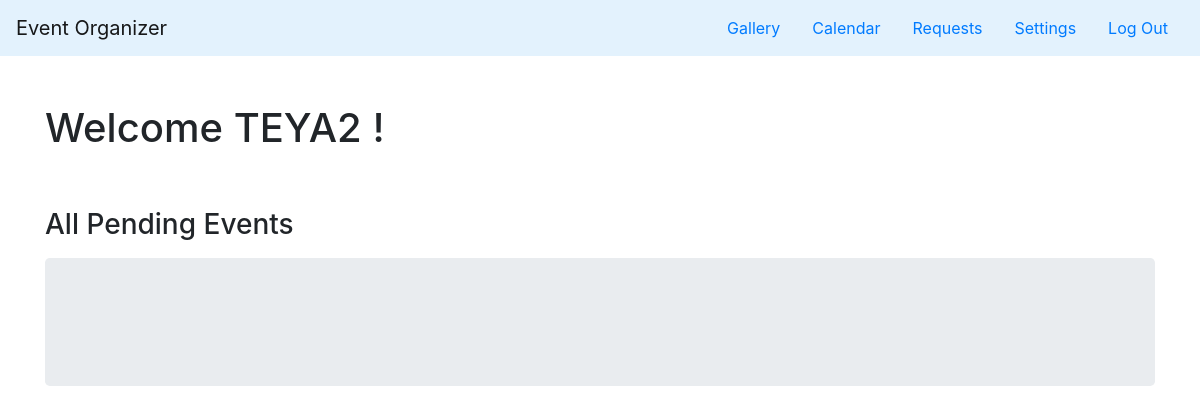
Before: /admin/panel.php (signed in) with the older database file.
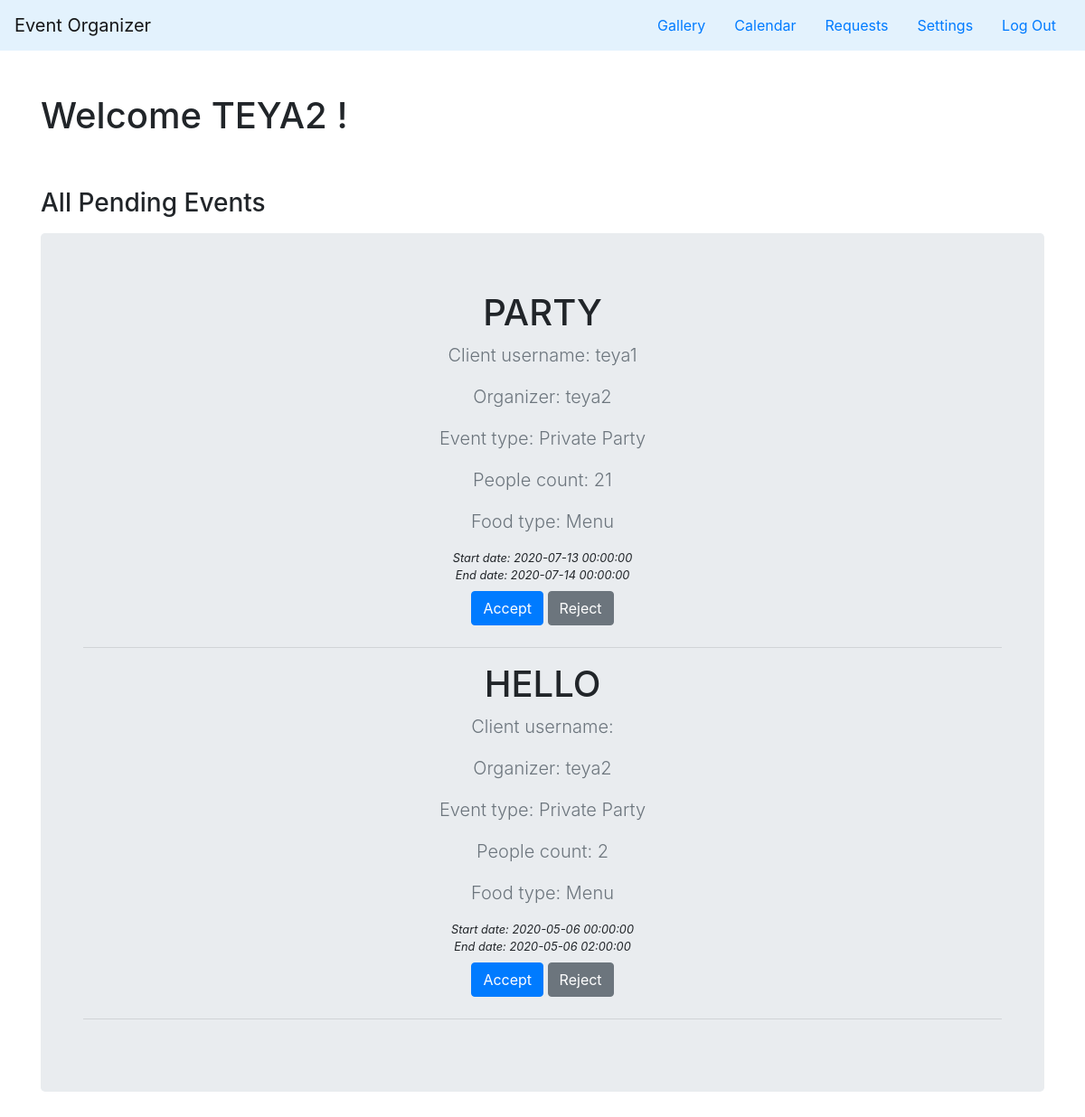
After: the same page with the newer database file.
### tables this page shows
CREATE TABLE `users` (
  `user_id` int(11) NOT NULL,
  `username` varchar(255) NOT NULL,
  `password` varchar(255) NOT NULL,
  `type` int(11) NOT NULL,
  `email` varchar(255) NOT NULL
);

CREATE TABLE `requests` (
  `id` int(11) NOT NULL,
  `title` varchar(255) NOT NULL,
  `color` varchar(7) DEFAULT NULL,
  `client` varchar(255) NOT NULL,
  `organizer` varchar(255) DEFAULT NULL,
  `start` datetime NOT NULL,
  `end` datetime DEFAULT NULL,
  `eventType` varchar(255) DEFAULT NULL,
  `people` int(50) NOT NULL,
  `foodType` varchar(255) DEFAULT NULL,
  `description` varchar(255) NOT NULL
);

### includes/request.php (called while the page is built, shortened)
<?php
    function fetchAll($query){
        $db_host="localhost";
        $db_user="root";
        $db_password="";
        $db_name="autonexus";
        $con = $pdo = new PDO("mysql:host={$db_host};dbname={$db_name}",$db_user, $db_password);
        $stmt = $con->query($query);
        return $stmt->fetchAll();
    }
?>

### admin/panel.php (the view, shortened to what this page needs)
<?php
include("../includes/request.php");
$id = $_SESSION['user_login'];
$select_stmt = $pdo->prepare("SELECT * FROM users WHERE user_id=:uid");
$select_stmt->execute(array(":uid"=>$id));
$row=$select_stmt->fetch(PDO::FETCH_ASSOC);
?>
<html>
	<body>
		 <nav class="navbar navbar-light" style="background-color: #e3f2fd;">
    	 <a class="navbar-brand" href="../index.php">Event Organizer</a>
 			<ul class="nav">
			  <li class="nav-item">
			    <a class="nav-link " href="galery.php">Gallery</a>
			  </li>
			 <li class="nav-item">
			    <a class="nav-link " href="calendar.php">Calendar</a>
			  </li>
			  <li class="nav-item">
			    <a class="nav-link " href="panel.php">Requests</a>
			  </li>
			   <li class="nav-item">
			    <a class="nav-link " href="editAccountInfo.php">Settings</a>
			  </li>
			   <li class="nav-item">
			    <a class="nav-link " href="logout.php">Log Out</a>
			  </li>
			</ul>
		</nav>
		<div class="container">
		<?php if($row["type"] == "2"){
		?>
			<form action="panel.php" method="get">
				<br><br>
				<h1>Welcome <span style="text-transform: uppercase;"><?php echo $row['username']?></span> !</h1>
				<?php $name = $row['username']; ?>
				<br><br>
				<h3><label for="inputState">All Pending Events</label></h3>
				<section class="jumbotron text-center">
					<div class="container">
						<?php
							$query = "SELECT * FROM requests";
							if(count((array)fetchAll($query))>0){
								foreach((array)fetchAll($query) as $row){
									if( !strcmp($name, $row['organizer'])){
						?>
								<h1 class="jumbotron-heading"><?php echo $row['title'] ?></h1>
								<p class="lead text-muted">Client username: <?php echo $row['client'] ?></p>
								<p class="lead text-muted">Organizer: <?php echo $row['organizer'] ?></p>
								<p class="lead text-muted">Event type: <?php echo $row['eventType'] ?></p>
								<p class="lead text-muted">People count: <?php echo $row['people'] ?></p>
								<p class="lead text-muted">Food type: <?php echo $row['foodType'] ?></p>
								<small><i>Start date: <?php echo $row['start'] ?></i></small><br>
								<small><i>End date: <?php echo $row['end'] ?></i></small>
								<p>
									<a href="accept.php?id=<?php echo $row['id'] ?>" class="btn btn-primary my-2">Accept</a>
									<a href="reject.php?id=<?php echo $row['id'] ?>" class="btn btn-secondary my-2">Reject</a>
								</p>
								<hr>
						<?php
								}
							}
							}else{
									echo "No Pending Requests.";
							}
						?>
						</div>
					</section>
				</form>
			<?php
}
?>
		</div>
	</body>
</html>

### assets/style.css (style rules this page uses)
.article-date, .jumbotron h1 { text-transform: uppercase; }
.jumbotron h1, p, .article-date { text-align: center; }

Changed rows visible on the page:
now on this page (row edited): requests: title "PARTY", client "teya1", organizer "teya2", eventType "Private Party", people "21", foodType "Menu", start "2020-07-13 00:00:00", end "2020-07-14 00:00:00"
added requests: title "HELLO", organizer "teya2", eventType "Private Party", people "2", foodType "Menu", start "2020-05-06 00:00:00", end "2020-05-06 02:00:00"
